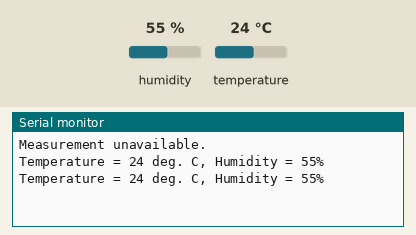
This sketch was run on a simulated Arduino Uno, built with avr-gcc and run on an emulated ATmega328P. Parts: the last lines printed to the serial monitor. Inputs (shaded band) come from the test bench; at power-on: humidity 55 %, temperature 24 °C.

Above: at 8.8 s.
8.9 s: humidity set to 22 %
At 12.5 s:
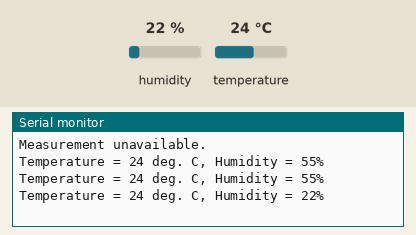
14.8 s: temperature set to 12 °C
At 16.8 s:
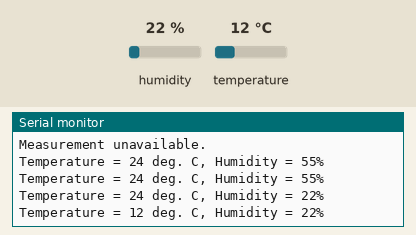
20.7 s: humidity set to 40 %
At 25.2 s:
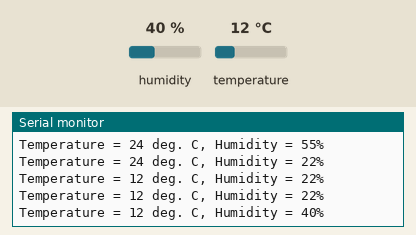
Timing chart, 0 to 26.7 s (numbered marks = the images above; inputs shaded):
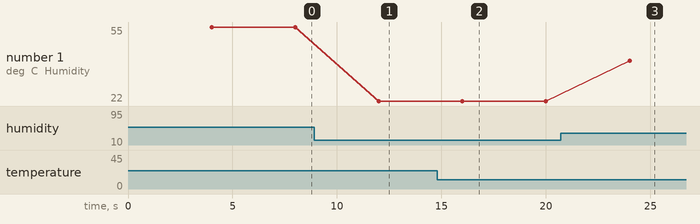

Measured:
- after the input at 8.9 s, the serial monitor: prints a new line after 3.1 s (image 1)
- after the input at 14.8 s, the serial monitor: prints a new line after 1.2 s (image 2)
- after the input at 20.7 s, the serial monitor: prints a new line after 3.3 s (image 3)
- plotted number 1: 55 → 22 after the input at 8.9 s, 22 → 40 after the input at 20.7 s

The sketch:

lesson12_DHT11sensor.ino
```cpp
#include "dht_nonblocking.h"

// Communications
#define BAUD_RATE 9600

// Timer
// R3 Clock Speed is documented to be 16 MHz
#define CLOCK_SPEED 16000000
#define PRESCALER 1024
// The interrupt should be approximately once every 4 second.
#define INTERRUPT_FREQUENCY 0.25
#define COMP_MATCH_REGISTER ((CLOCK_SPEED / (PRESCALER * INTERRUPT_FREQUENCY)) - 1)

// Sensor
#define DHT_SENSOR_TYPE DHT_TYPE_11
#define DHT_SENSOR_PIN 2

DHT_nonblocking dht_sensor = DHT_nonblocking(DHT_SENSOR_PIN, DHT_SENSOR_TYPE);

// Interupts
ISR(TIMER1_COMPA_vect) {
    float temperature;
    float humidity;

    if(true == dht_sensor.measure(&temperature, &humidity)) {
        String output = "Temperature = ";
        output.concat(round(temperature));
        output.concat(" deg. C, Humidity = ");
        output.concat(round(humidity));
        output.concat("%");
        Serial.println(output);
    } else {
        Serial.println("Measurement unavailable.");
    }
}

void setup() {
    Serial.begin(BAUD_RATE);
    setupTimerInterrupts();
}

void loop() {}

void setupTimerInterrupts() {
    // Disable interrupts.
    cli();

    // Prepare timer1 for interrupts.
    TCCR1A = 0;
    TCCR1B = 0;
    TCNT1 = 0;

    // Set compare match for timer 1.
    OCR1A = COMP_MATCH_REGISTER;

    // Turn on CTC mode.
    TCCR1B |= (1 << WGM12);

    // Set CS12 bits for a 1024 prescaler.
    TCCR1B |= (1 << CS12) | (1 << CS10);

    // Enable timer 1 compare interrupt.
    TIMSK1 |= (1 << OCIE1A);

    // Enable interrupts.
    sei();
}
```
